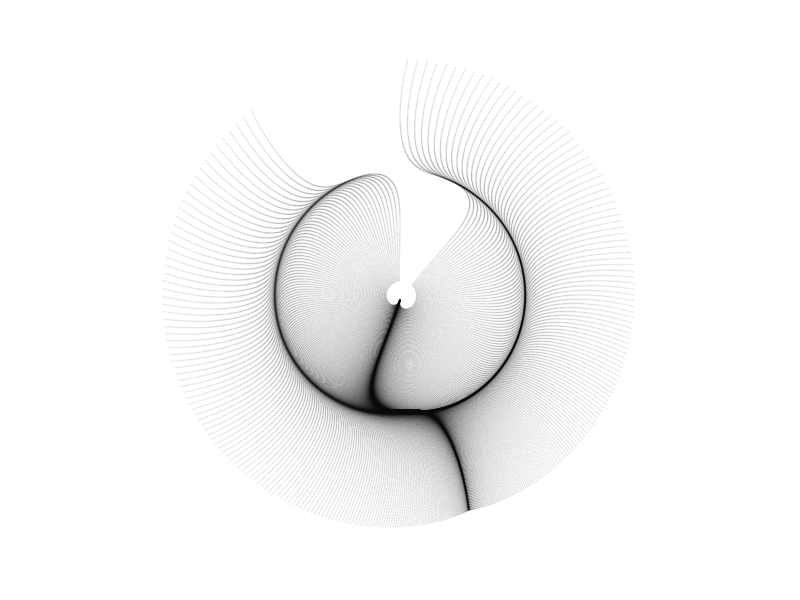
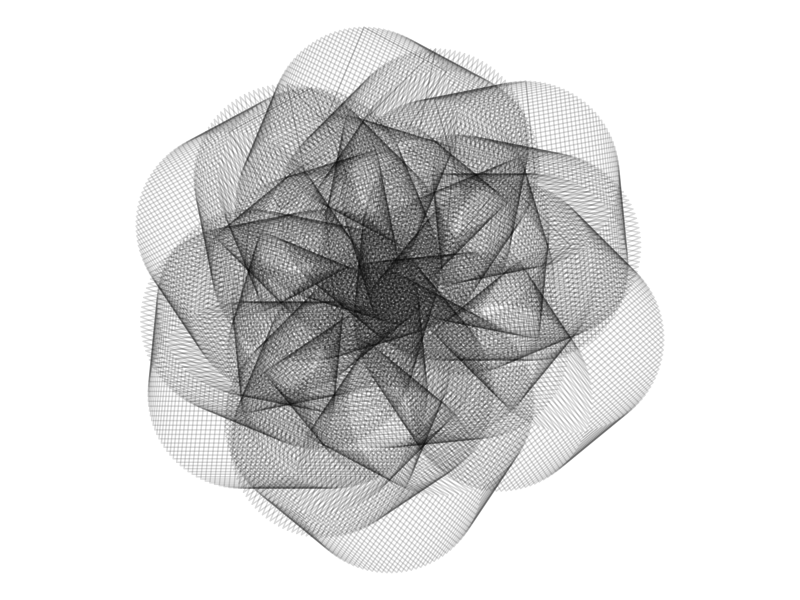
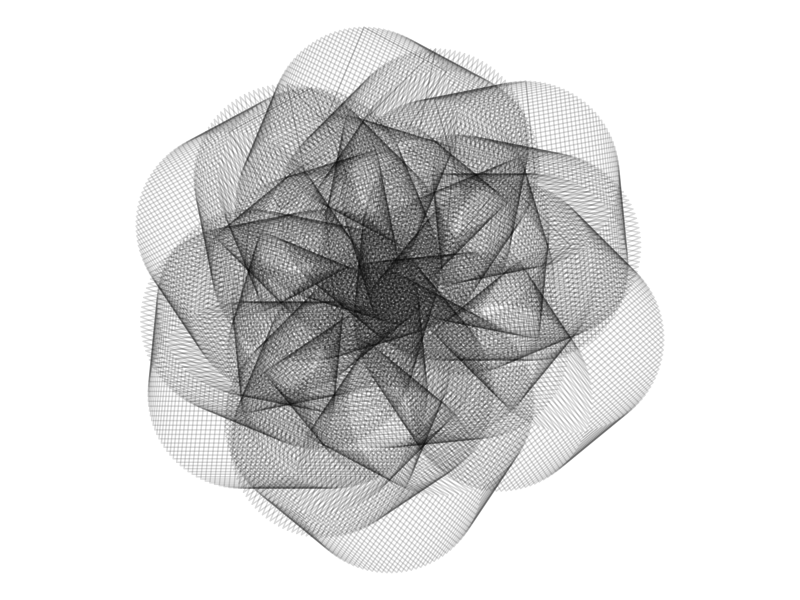

Generate these figures, in order, with R:
## ---- chunk 1
library(tidyverse) 
seq(-2,2,by=.01) %>%   expand.grid(x=., y=.) %>%   ggplot(aes(x=(x^3-sin(y)), y=(y^3-cos(x)))) +   geom_point(alpha=.05, shape=20, size=0)+   theme_void()+   coord_polar()
## ---- chunk 2
# This function creates an individual pattern
pattern <- function(a, b, c = pi/2, d = pi/5, e = 4) {
  tibble(
    x = accumulate(1:40, ~.x-sin((.y %% e)*c-ceiling((.y-1)/e)*d), .init = a),
    y = accumulate(1:40, ~.x+cos((.y %% e)*c-ceiling((.y-1)/e)*d), .init = b))
}


# I arrange patterns on a circle
t <- seq(0, 2*pi, length.out = 120)
centers <- data_frame(x = sin(t), y = cos(t))

# To initialize parameters of function pattern
c  <- sample(seq(from = 0, to = 2*pi, by = pi/32), 1)
d  <- sample(seq(from = 0, to = 2*pi, by = pi/32), 1)
e  <- sample(1:20, 1)

# This creates the plot
apply(centers, 1, function(r) pattern(a = r[1], 
                                      b = r[2],
                                      c = c,
                                      d = d,
                                      e = e)) %>% 
  bind_rows(.id="df") %>% 
  ggplot() +
  geom_path(aes(x, y, group = df), alpha = 0.15) + 
  coord_fixed()+
  theme_void()

# Do you like the drawing Save it
ggsave("choose_a_name.png", height=5, width=5, units='in', dpi=800)

